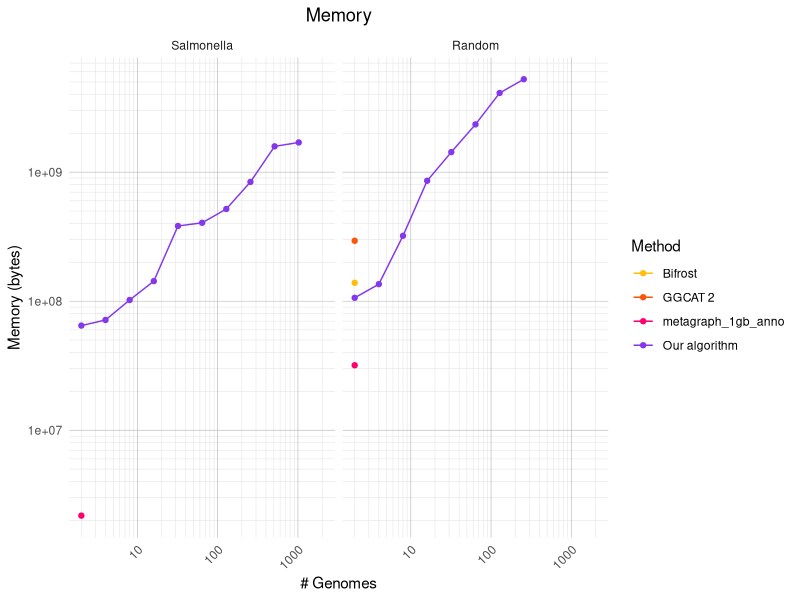
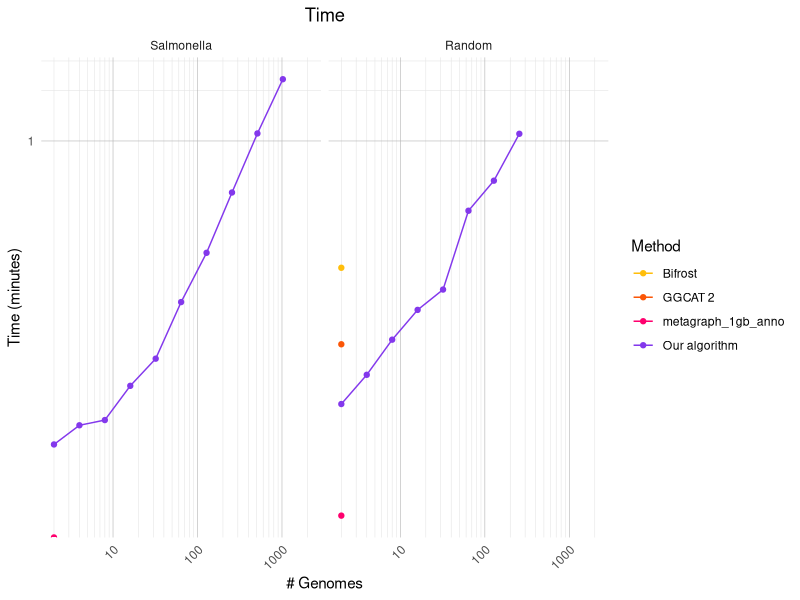
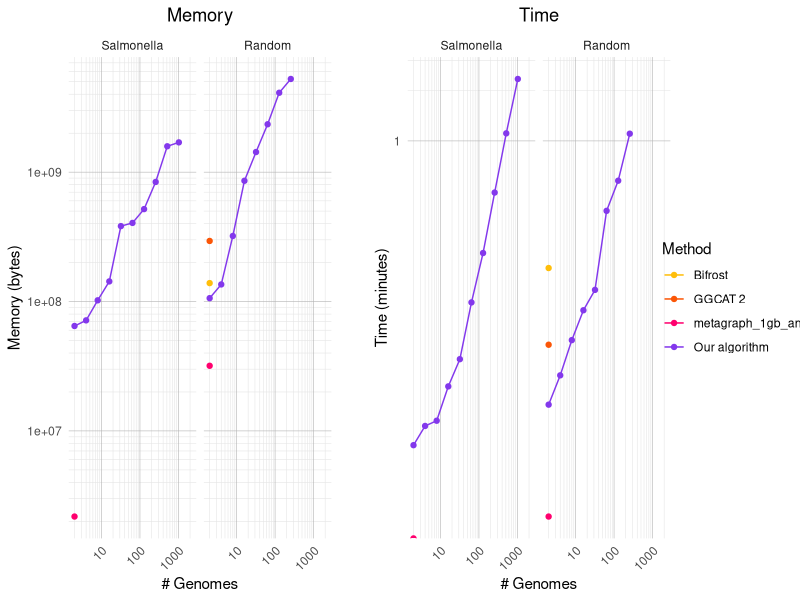
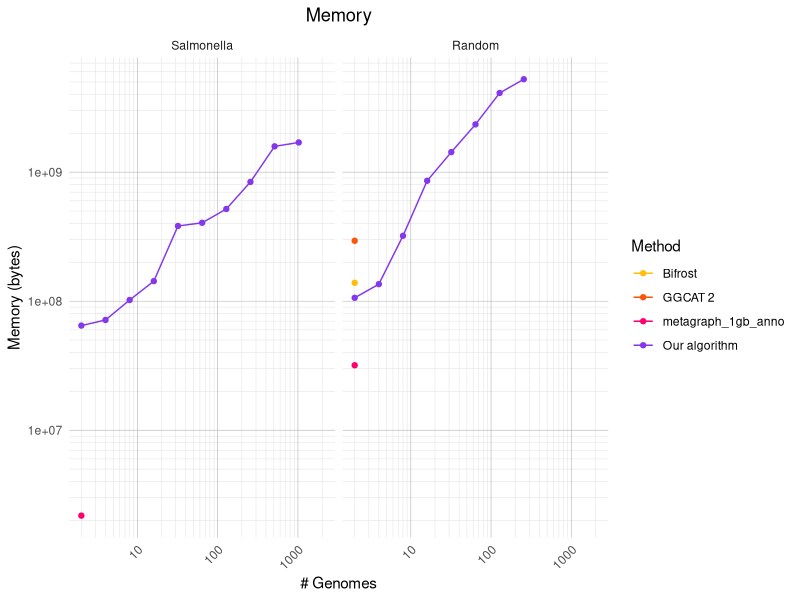
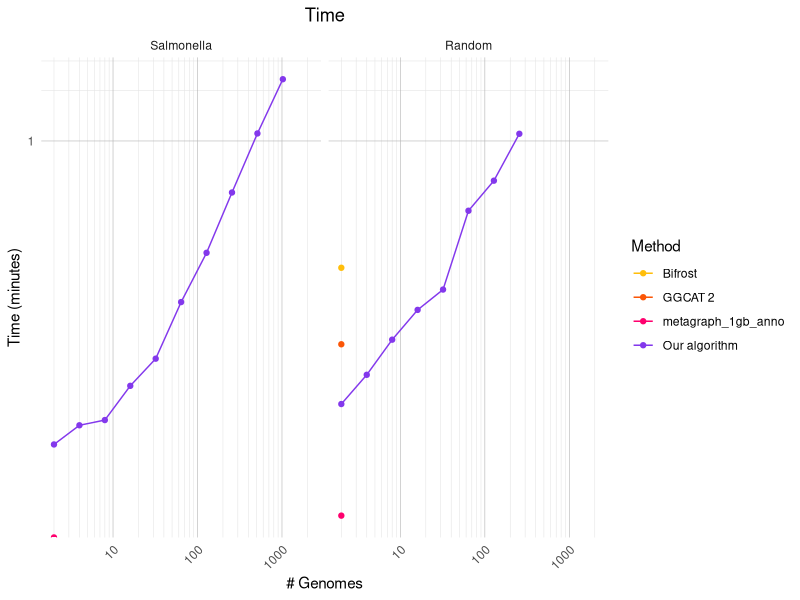
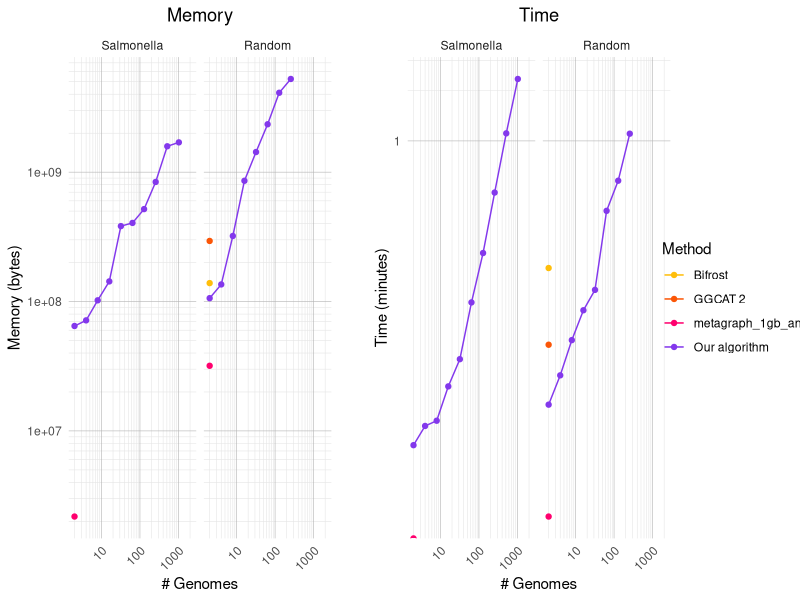

These charts were generated, in order, by the following R code:
library(ggplot2)
library(tidyr)
library(dplyr)
library(cowplot)

df = read.csv("results/table.tsv", sep = "\t", header = TRUE)
df$tool = as.factor(df$tool)
df$dataset = factor(df$dataset, levels = c("salmonella", "random"), labels = c("Salmonella", "Random"))
df$mem_bytes = as.numeric(df$mem_bytes)
df$time_seconds = as.numeric(df$time_seconds)
df$time_minutes = df$time_seconds / 60

shared_theme =   theme(
  panel.grid.major = element_line(color = "grey70", linewidth = 0.2),
  panel.grid.minor = element_line(color = "grey90", linewidth = 0.2),
  axis.text.x = element_text(angle = 45, hjust = 1),
  plot.title = element_text(hjust = 0.5)
)
shared_legend = scale_color_manual(
  values = c("bifrost" = "#ffbe0b", "ggcat" = "#fb5607", "metagraph_1gb_anno" = "#ff006e", "themisto" = "#8338ec", "themisto_to_disk" = "#3a86ff"),
  labels = c("bifrost" = "Bifrost",
             "ggcat" = "GGCAT 2",
             "metagraph_1g_anno" = "Metagraph (row-major)",
             "themisto" = "Our algorithm",
             "themisto_to_disk" = "Our algorithm to disk"),
  name = "Method"
)

p_mem = ggplot(df) +
  geom_line(aes(x = n_genomes, y = mem_bytes, color = tool)) + 
  geom_point(aes(x = n_genomes, y = mem_bytes, color = tool)) + 
  facet_wrap(~dataset) +
  scale_x_log10(
    breaks = 10^(-1:5),
    minor_breaks = rep(1:9, times = 5) * 10^rep(-1:5, each = 9)
  ) +
  scale_y_log10(
    breaks = 10^(5:12),
    minor_breaks = rep(1:9, times = 3) * 10^rep(5:12, each = 9)
  ) +
  labs(
    x = "# Genomes",
    y = "Memory (bytes)",
    color = "Method",
    title = "Memory"
  ) +
  shared_legend + 
  theme_minimal() + shared_theme

print(p_mem)
ggsave("plots/mem.pdf")

p_time = ggplot(df) +
  geom_line(aes(x = n_genomes, y = time_minutes, color = tool)) + 
  geom_point(aes(x = n_genomes, y = time_minutes, color = tool)) + 
  facet_wrap(~dataset) +
  scale_x_log10(
    breaks = 10^(-1:5),
    minor_breaks = rep(1:9, times = 5) * 10^rep(-1:5, each = 9)
  ) +
  scale_y_log10(
    breaks = 10^(0:6),
    minor_breaks = rep(1:9, times = 3) * 10^rep(0:6, each = 9)
  ) +
  labs(
    x = "# Genomes",
    y = "Time (minutes)",
    color = "Method",
    title = "Time"
  ) +
  shared_legend + 
  theme_minimal() + shared_theme

print(p_time)
ggsave("plots/time.pdf")

leg <- get_legend(p_mem + theme(legend.position = "right"))
p1  <- p_mem  + theme(legend.position = "none")
p2  <- p_time + theme(legend.position = "none")

p_both = plot_grid(
  plot_grid(p1, p2, nrow = 1, align = "hv", axis = "tblr"),
  leg,
  nrow = 1,
  rel_widths = c(1, 0.18)
)

print(p_both)
ggsave("plots/mem_and_time.pdf", width = 10, height=4)
